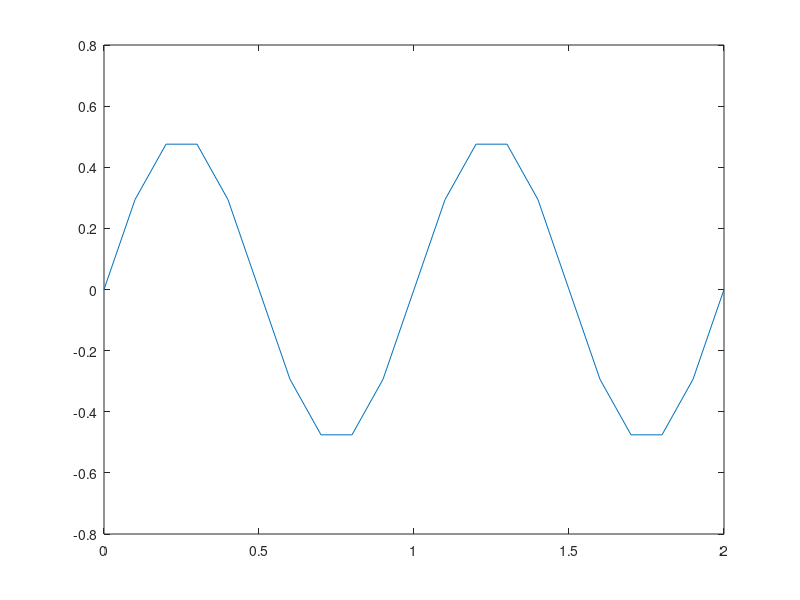

Recreate this plot in MATLAB. (Note: this script raises an error after producing the figure.)
%% Advection-diffusion equation in 1D
%% 
% %% 1. Case description
% We want to numerically solve with the Finite Difference (FDM) method the *advection-diffusion 
% equation in 1D* on a domain with length $L$:
% 
% $$\frac{\partial f}{\partial t}+u\frac{\partial f}{\partial x}=\Gamma \frac{\partial^2 
% f}{\partial x^2 }$$
% 
% with *periodic boundary conditions* $f\left(x=0,\forall t\right)=f\left(x=L,\forall 
% t\right)$ and initial condition $f\left(t=0,\forall x\right)=A\;\mathrm{sin}\left(2\pi 
% k\;x\right)$, where $A$ (amplitude) and $k$ (wave-number) are user-defined parameteres.
% 
% The chosen initial and boundary conditions correspond to the following analytical 
% solution: 
% 
% $$a\left(x,t\right)=A\;\mathrm{exp}\left(-4\pi^2 k^2 \Gamma \;t\right)\;\mathrm{sin}\left(2\pi 
% k\left(x-u\;t\right)\right)$$
% 
% In particular, we are going to use the *explicit (or forward) Euler method* 
% in time, while for spatial discretization of advective and diffusive terms we 
% are going to use *centered, 2nd order discretizations*. We assume constant, 
% uniform velocity $u$ and diffusion coefficient $\Gamma$. The discretized equation 
% becomes:
% 
% $$\frac{f_i^{n+1} -f_i^n }{\Delta t}+u\frac{f_{i+1}^n -f_{i-1}^n }{2h}=\Gamma 
% \frac{f_{i+1}^n -2f_i^n +f_{i-1}^n }{h^2 }$$
% 
% where $n$ is the time level and $i$ the grid point.
% 
% We want also to monitor the error between the analytical $a\left(x,t\right)$ 
% and the numerical solution $f\left(x,t\right)$:
% 
% $$E={\left\|a\left(x,t\right)-f\left(x,t\right)\right\|}_2$$
% 
% where ${\left\|\mathit{\mathbf{v}}\right\|}_2$ indicates the Euclidean norm 
% of vector $\mathit{\mathbf{v}}$. 
% 
% We also monitor the squared areas below the analytical and numerical curves, 
% to better understand the differences between the analytical and numerical curves:
% 
% $$a_{\mathrm{int}}^2 \left(t\right)=\int_0^L a^2 \left(x,t\right)\mathrm{dx}$$
% 
% $$f_{\mathrm{int}}^2 \left(t\right)=\int_0^L f^2 \left(x,t\right)\mathrm{dx}$$
% 
% From the theory, we know that we can have stable solutions only if the following 
% constraints on the Courant number $Co$ and the Diffusion number $Di$ are satisfied:
% 
% $$\begin{array}{l}\mathrm{Co}=\frac{u\Delta t}{h}<1\\\mathrm{Di}=\frac{\Gamma 
% \Delta t}{h^2 }<\frac{1}{2}\end{array}$$
% 
% This means that the time step we can consider must satisfy the following expression:
% 
% $$\Delta t<\mathrm{min}\left(1\frac{h}{u},\frac{1}{2}\frac{h^2 }{\Gamma }\right)$$
%% 2. Implementation
% Numerical setup
% We start with the definition of the input data: $n$ (number of grid points), 
% $n_{step}$ (number of time steps), $\Delta t$ (time step), $u$ (velocity), $L$ 
% (length), $\Gamma \;$(diffusion equation):

np=21;              % number of grid points                
nstep=100;          % number of time steps
L=2.0;              % domain length [m]
dt=0.05;            % time step [s]
u=1;                % velocity [m/s]
D=0.05;             % diffusion coefficient [m2/s]
%% 
% We also define the 2 parameters for the initial condition:

A=0.5;              % amplitude of initial solution
k=1;                % wave number [1/m]
%% 
% We calculate now the spatial step $h$:

h=L/(np-1);         % grid step [m]
%% 
% In order to ensure a good computational efficiency, it is convenient to pre-allocate 
% memory for the relevant vectors $y$ (new solution at time $n+1$),$f$(old solution 
% at time $n$) and $a$ (the analytical solution):

fo=zeros(np,1);     % temporary numerical solution
f=zeros(np,1);      % current numerical solution
a=zeros(np,1);      % exact solution
%% 
% Let's define the initial solution:

for i=1:np
	f(i)=A*sin(2*pi*k*h*(i-1)); 
end
%% 
% We can now plot the initial solution:

plot(0:h:L, f);
%% 
% It is convenient to check if the stability constraints are satisfied:

Co = u*dt/h;                        % Courant number
Di = D*dt/h^2;                      % Diffusion number
dt_max = min(1*h/u, 0.5*h*h/D);     % Maximum allowed time step
fprintf('Co=%f, Di=%f, dt=%f, dt(max)=%f\n', Co, Di, dt, dt_max);
% b. Advancing the solution in time
% We can now proceed with the numerical solution, advancing in time, starting 
% from $t=0$. Let's apply the forward Euler method over all the internal points:
% 
% $$f_i^{n+1} =f_i^n -\frac{u\Delta t}{2h}\left(f_{i+1}^n -f_{i-1}^n \right)+\frac{\Gamma 
% \Delta t}{h^2 }\left(f_{i+1}^n -2f_i^n +f_{i-1}^n \right)$$
% 
% The corresponding code is reported in the following:
%%
% 
%   fo=f;      
%   for i=2:np-1 
%   	f(i) = fo(i)-(u*dt/2/h)*(fo(i+1)-fo(i-1))+...      % advection
%   		   D*(dt/h^2)*(fo(i+1)-2*fo(i)+fo(i-1));   % diffusion
%   end 
%
%% 
% Let's update the boundary conditions. In particular, we apply the same discretization 
% formula above on the last point of the grid, by considering that the point on 
% the right side is point $2$, because of periodicity:
% 
% $$f_N^{n+1} =f_N^n -\frac{u\Delta t}{2h}\left(f_2^n -f_{N-1}^n \right)+\frac{\Gamma 
% \Delta t}{h^2 }\left(f_2^n -2f_N^n +f_{N-1}^n \right)$$
% 
% The corresponding code is reported in the following:
%%
% 
%   f(np) = fo(np)-(u*dt/2/h)*(fo(2)-fo(np-1)) + D*(dt/h^2)*(fo(2)-2*fo(np)+fo(np-1)); 
%   f(1)  = f(np);
%
%% 
% Let's update the analytical solution:
%%
% 
%   for i=1:np 
%   	a(i) = A*exp(-4*pi*pi*k*k*D*t)*sin(2*pi*k*(h*(i-1)-u*t)); 
%   end  
%
%% 
% In order to compare the analytical and numerical solutions it is convenient 
% to define some integral quantities, for example the squared area below the curves 
% (which is a measure of the energy of the system):
%%
% 
%   a2_int = 0.;
%   f2_int = 0.;
%   for i=1:np-1
%        a2_int = a2_int + h/2*(a(i)^2+a(i+1)^2);
%        f2_int = f2_int + h/2*(f(i)^2+f(i+1)^2);
%   end 
%
%% 
% We also want to compare the error between the numerical and analytical solution 
% through the norm-2 of their difference:
%%
% 
%   E = 0;
%   for i=1:np 
%        E = E + (f(i)-a(i))^2;
%   end
%   E = h*sqrt(E); 
%
%% 
% We are now ready to move to the next time level:
%%
% 
%   t = t+dt;
%
% c. Graphical output
% Before starting the calculation, we prepare and open a video stream to register 
% the evolution of the solution in time:
%%
% 
%   video_name = 'advection_diffusion_1d.mp4';
%   videompg4 = VideoWriter(video_name, 'MPEG-4');
%   open(videompg4);
%
%% 
% At each time step we can update the plots showing the current numerical solution 
% (compared with the analytical profile):
%%
% 
%   message = sprintf('time=%d\na^2(int)=%d\ny^2(int)=%d', t, a2_int, f2_int);
%   hold off; plot([0:h:L],f,'linewidth',2); axis([0 L -1, 1]); % plot num. 
%   hold on; plot([0:h:L],a,'r','linewidth',2);                 % plot exact
%   hold on; legend('numerical', 'exact');                      % legend
%   xlabel('spatial coordinate [m]');
%   ylabel('solution');    
%   time = annotation('textbox',[0.15 0.8 0.1 0.1],'String',message,'EdgeColor','none');
%   frame = getframe(gcf);
%   writeVideo(v,frame);
%   delete(time);
%
%% 
% At the end of the calculations we have to close the video stream:
%%
% 
%   close(videompg4);
%
%% 3. Bringing it all together
% Let's bring it all together.

% Cleaning the MATLAB environment
%-------------------------------------------------------------------------%
close all;
clear variables;

% User-defined data
%-------------------------------------------------------------------------%
np=21;              % number of grid points                
nstep=100;          % number of time steps
L=2.0;              % domain length [m]
dt=0.05;            % time step [s]
u=1;                % velocity [m/s]
D=0.05;             % diffusion coefficient [m2/s]
A=0.5;              % amplitude of initial solution
k=1;                % wave number [1/m]

% Pre-processing of user-defined data
%-------------------------------------------------------------------------%
% Grid step calculation
h=L/(np-1);         % grid step [m]

% Memory allocation
fo=zeros(np,1);     % temporary numerical solution
f=zeros(np,1);      % current numerical solution
a=zeros(np,1);      % exact solution

% Initial solution
for i=1:np
	f(i)=A*sin(2*pi*k*h*(i-1)); 
end

% Check the stability conditions on time step
Co = u*dt/h;                        % Courant number
Di = D*dt/h^2;                      % Diffusion number
dt_max = min(1*h/u, 0.5*h*h/D);     % Maximum allowed time step
fprintf('Co=%f, Di=%f, dt=%f, dt(max)=%f\n', Co, Di, dt, dt_max);

% Video setup
%-------------------------------------------------------------------------%
video_name = 'advection_diffusion_1d.mp4';
videompg4 = VideoWriter(video_name, 'MPEG-4');
open(videompg4);

% Advancing in time
%-------------------------------------------------------------------------%
t = 0.;
for m=1:nstep
    
    % Update the analytical solution
    for i=1:np 
		a(i) = A*exp(-4*pi*pi*k*k*D*t)*sin(2*pi*k*(h*(i-1)-u*t)); 
    end  
    
    % Squared areas below the analytical and numerical solutions
    a2_int = 0.;
    f2_int = 0.;
    for i=1:np-1
         a2_int = a2_int + h/2*(a(i)^2+a(i+1)^2);
         f2_int = f2_int + h/2*(f(i)^2+f(i+1)^2);
    end  
    
    % Graphical output
    message = sprintf('time=%d\na^2(int)=%d\ny^2(int)=%d', t, a2_int, f2_int);
    hold off; plot(0:h:L,f,'linewidth',2); axis([0 L -1, 1]); % plot num. 
    hold on; plot(0:h:L,a,'r','linewidth',2);                 % plot exact
    hold on; legend('numerical', 'exact');                    % legend
    xlabel('spatial coordinate [m]');
    ylabel('solution');    
    time = annotation('textbox',[0.15 0.8 0.1 0.1],'String',message,'EdgeColor','none');
    frame = getframe(gcf);
    writeVideo(videompg4,frame);
    delete(time);
    
    % Forward Euler method
    fo=f;   
    for i=2:np-1 
		f(i) = fo(i)-(u*dt/2/h)*(fo(i+1)-fo(i-1))+...      % advection
			   D*(dt/h^2)*(fo(i+1)-2*fo(i)+fo(i-1));   % diffusion
    end 
    
    % Periodic boundary condition
    f(np) = fo(np)-(u*dt/2/h)*(fo(2)-fo(np-1))+...
            D*(dt/h^2)*(fo(2)-2*fo(np)+fo(np-1)); 
    f(1)  = f(np);
    
    % Update the error between numerical and analytical solution
    E = 0;
    for i=1:np 
        E = E + (f(i)-a(i))^2;
    end
    E = h*sqrt(E); 
    
    % New time step
    t=t+dt; 
    
    % Print the current time (every 25 steps)
    if (mod(m,25)==1), fprintf('time=%d E=%e\n', t, E); end
end

% Closing the video stream
close(videompg4);
% Play the video plotting the solution

implay(video_name);
%% 4. Exercises
%% 
% # Demonstrate that the time discretization error decreases linearly with the 
% time step adopting the same procedure used for studying the spatial accuracy.
% # Analyze the behavior of the solution by considering higher Courant and/or 
% Diffusion numbers. What happens when they are larger than 1?